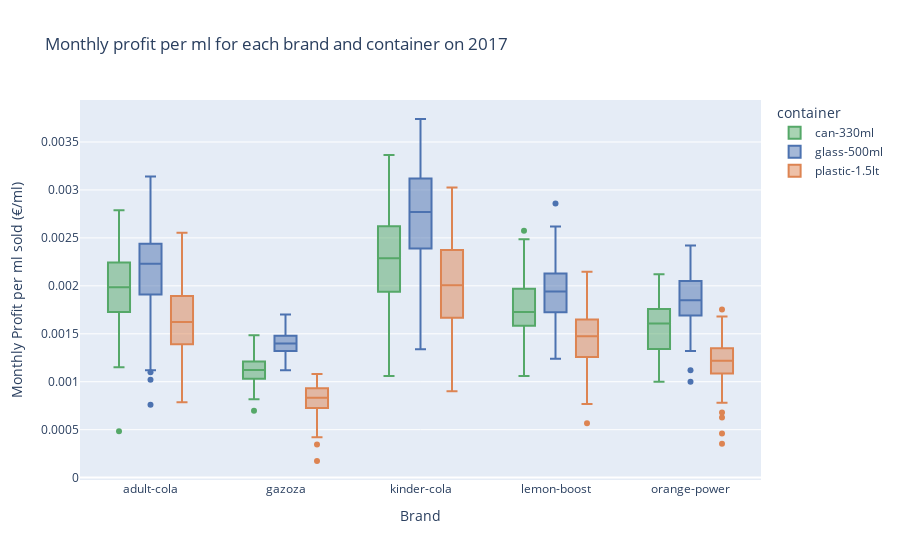

Write notebook code for a chart like this one.
### Code cell
def plot_profit_per_container(year: int, df: pd.DataFrame):
    """ Plots the profit per container per brand on a given year"""
    
    df_ = df.drop(["lat", "long", "capacity"], axis=1).dropna().copy()
    color_dict = dict(zip(["glass-500ml", 'plastic-1.5lt', 'can-330ml'], [f"rgb{c}" for c in sns.color_palette("deep")]))
    
    fig = px.box(df_[df_.index.year == year].dropna().sort_values(["container", "brand"]), x="brand", color="container", color_discrete_map=color_dict, y="price_ml", title=f"Monthly profit per ml for each brand and container on {year}")
    fig.layout.yaxis.title = "Monthly Profit per ml sold (€/ml)"
    fig.layout.xaxis.title = "Brand"
    return fig

fig = plot_profit_per_container(2017, df)
fig.show()

### Figure 1 — Plotly figure (JSON) as saved in the notebook; plotly's stock layout.template omitted (floating-point values rounded to 4 significant figures; data arrays with more than 128 entries replaced by an {"elided": "..."} marker saying what was removed)
{"data": [{"alignmentgroup": "True", "hovertemplate": "container=can-330ml<br>brand=%{x}<br>price_ml=%{y}<extra></extra>", "legendgroup": "can-330ml", "marker": {"color": "rgb(0.3333333333333333, 0.6588235294117647, 0.40784313725490196)"}, "name": "can-330ml", "notched": false, "offsetgroup": "can-330ml", "orientation": "v", "showlegend": true, "type": "box", "x": {"elided": "356 str values"}, "x0": " ", "xaxis": "x", "y": {"elided": "356 float values"}, "y0": " ", "yaxis": "y"}, {"alignmentgroup": "True", "hovertemplate": "container=glass-500ml<br>brand=%{x}<br>price_ml=%{y}<extra></extra>", "legendgroup": "glass-500ml", "marker": {"color": "rgb(0.2980392156862745, 0.4470588235294118, 0.6901960784313725)"}, "name": "glass-500ml", "notched": false, "offsetgroup": "glass-500ml", "orientation": "v", "showlegend": true, "type": "box", "x": {"elided": "358 str values"}, "x0": " ", "xaxis": "x", "y": {"elided": "358 float values"}, "y0": " ", "yaxis": "y"}, {"alignmentgroup": "True", "hovertemplate": "container=plastic-1.5lt<br>brand=%{x}<br>price_ml=%{y}<extra></extra>", "legendgroup": "plastic-1.5lt", "marker": {"color": "rgb(0.8666666666666667, 0.5176470588235295, 0.3215686274509804)"}, "name": "plastic-1.5lt", "notched": false, "offsetgroup": "plastic-1.5lt", "orientation": "v", "showlegend": true, "type": "box", "x": {"elided": "358 str values"}, "x0": " ", "xaxis": "x", "y": {"elided": "358 float values"}, "y0": " ", "yaxis": "y"}], "layout": {"boxmode": "group", "legend": {"title": {"text": "container"}, "tracegroupgap": 0}, "title": {"text": "Monthly profit per ml for each brand and container on 2017"}, "xaxis": {"anchor": "y", "domain": [0, 1], "title": {"text": "Brand"}}, "yaxis": {"anchor": "x", "domain": [0, 1], "title": {"text": "Monthly Profit per ml sold (€/ml)"}}}}
